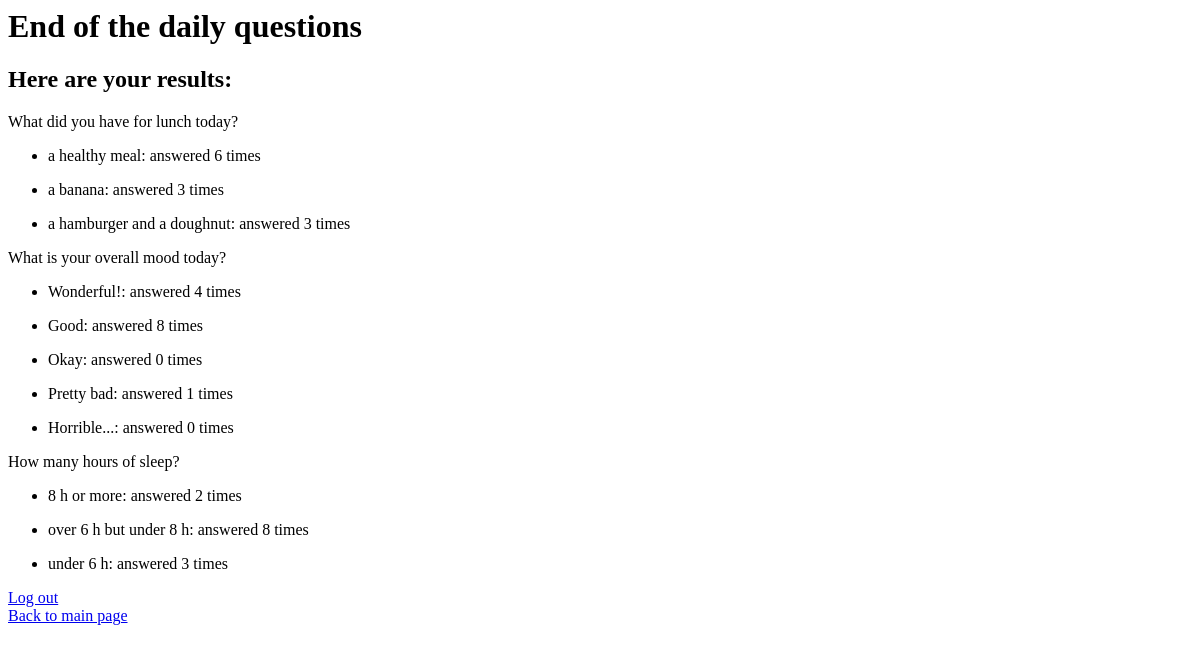
The page /end/ on the database as committed earlier.
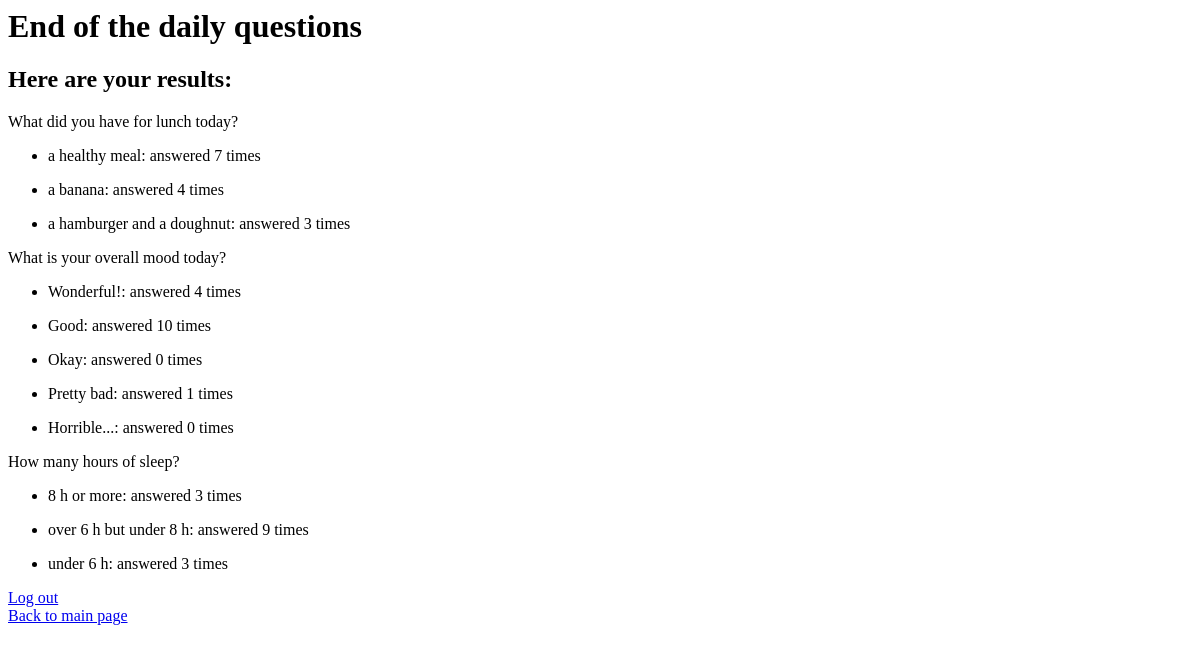
The same page on the database as committed later.
### myapp/models.py (models this page shows, shortened)
class Answer(models.Model):
    user = models.ForeignKey(User, on_delete=models.CASCADE)
    question = models.ForeignKey(Question, on_delete=models.CASCADE)
    choice_text = models.CharField(max_length=200)
    answer_date = models.DateTimeField(auto_now_add=True)
    amount = models.IntegerField(default=0)

### myapp/views.py (the view)
# urls.py: path('end/', views.endView, name='endpage'),
def endView(request):
    question_list = Question.objects.all()
    answer_list = Answer.objects.all()
    combined_list = []
    for question, answer in zip(question_list, resultslist):
        combined_list.append((question, answer))
    context = {
        'combined_list': combined_list,
        'answer_list': answer_list,
        'question_list': question_list,
    }
    return render(request, 'myapp/end.html', context)

### myapp/templates/myapp/end.html
<h1>End of the daily questions</h1>
<h2>Here are your results:</h2>
{% if question_list %}
{% for question in question_list %}
{{ question.question_text }}
{% for answer in answer_list %}
{% if question == answer.question %}
    <ul>
        <li>{{ answer.choice_text }}: answered {{ answer.amount }} times</li>
    </ul>
{% endif %}
{% endfor %}
{% endfor %}
{% endif %}
<a href="{% url 'myapp:logout' %}">Log out</a> </br>
<a href="{% url 'myapp:index' %}">Back to main page</a>

Rows that differ between the two databases and show on the page:
changed Answer "a healthy meal": amount "6" → "7"
changed Answer "a banana": amount "3" → "4"
changed Answer "Good": amount "8" → "10"
changed Answer "8 h or more": amount "2" → "3"
changed Answer "over 6 h but under 8 h": amount "8" → "9"
